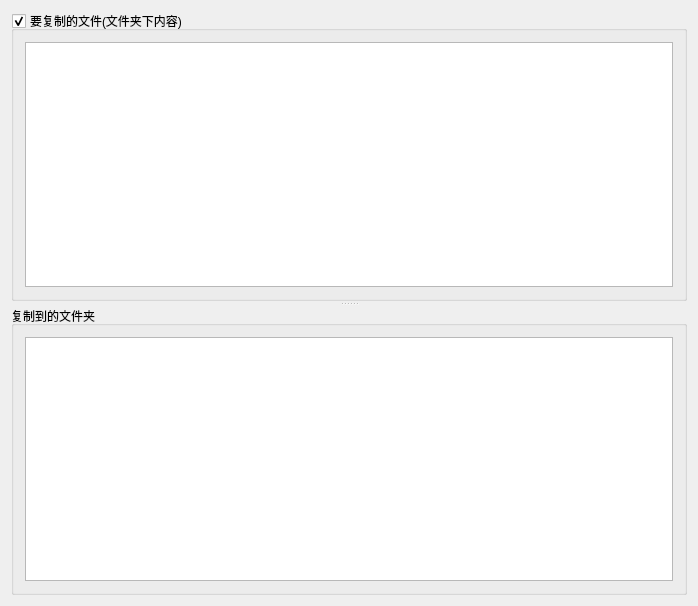
<?xml version="1.0" encoding="UTF-8"?>
<ui version="4.0">
 <class>CopyPage</class>
 <widget class="QWidget" name="CopyPage">
  <property name="geometry">
   <rect>
    <x>0</x>
    <y>0</y>
    <width>698</width>
    <height>606</height>
   </rect>
  </property>
  <property name="windowTitle">
   <string>CopyPage</string>
  </property>
  <layout class="QVBoxLayout" name="verticalLayout_3">
   <item>
    <widget class="QSplitter" name="splitter">
     <property name="orientation">
      <enum>Qt::Vertical</enum>
     </property>
     <property name="handleWidth">
      <number>5</number>
     </property>
     <widget class="QGroupBox" name="groupBox_From">
      <property name="enabled">
       <bool>true</bool>
      </property>
      <property name="minimumSize">
       <size>
        <width>0</width>
        <height>0</height>
       </size>
      </property>
      <property name="title">
       <string>要复制的文件(文件夹下内容)</string>
      </property>
      <property name="flat">
       <bool>false</bool>
      </property>
      <property name="checkable">
       <bool>true</bool>
      </property>
      <layout class="QVBoxLayout" name="verticalLayout_2">
       <item>
        <widget class="FileDirList" name="listWidget_copyFrom">
         <property name="minimumSize">
          <size>
           <width>0</width>
           <height>0</height>
          </size>
         </property>
        </widget>
       </item>
      </layout>
     </widget>
     <widget class="QGroupBox" name="groupBox_To">
      <property name="enabled">
       <bool>true</bool>
      </property>
      <property name="minimumSize">
       <size>
        <width>0</width>
        <height>0</height>
       </size>
      </property>
      <property name="title">
       <string>复制到的文件夹</string>
      </property>
      <property name="flat">
       <bool>false</bool>
      </property>
      <property name="checkable">
       <bool>false</bool>
      </property>
      <layout class="QVBoxLayout" name="verticalLayout">
       <item>
        <widget class="FileDirList" name="listWidget_copyTo">
         <property name="minimumSize">
          <size>
           <width>0</width>
           <height>0</height>
          </size>
         </property>
        </widget>
       </item>
      </layout>
     </widget>
    </widget>
   </item>
  </layout>
 </widget>
 <layoutdefault spacing="6" margin="11"/>
 <customwidgets>
  <customwidget>
   <class>FileDirList</class>
   <extends>QListWidget</extends>
   <header>filedirlist.h</header>
  </customwidget>
 </customwidgets>
 <resources/>
 <connections/>
</ui>
